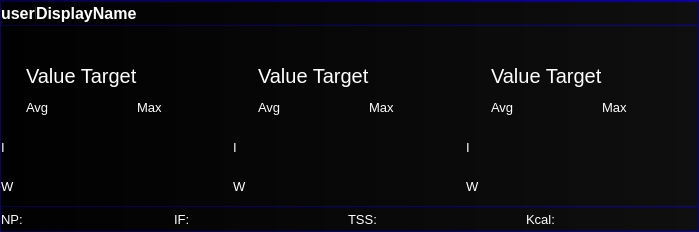
<?xml version="1.0" encoding="UTF-8"?>
<ui version="4.0">
 <class>UserStudioWidget</class>
 <widget class="QWidget" name="UserStudioWidget">
  <property name="geometry">
   <rect>
    <x>0</x>
    <y>0</y>
    <width>699</width>
    <height>232</height>
   </rect>
  </property>
  <property name="sizePolicy">
   <sizepolicy hsizetype="Preferred" vsizetype="Minimum">
    <horstretch>0</horstretch>
    <verstretch>0</verstretch>
   </sizepolicy>
  </property>
  <property name="windowTitle">
   <string>Form</string>
  </property>
  <property name="styleSheet">
   <string notr="true">#frameStudio {
   border-top: 1px solid qlineargradient(spread:pad, x1:0, y1:0, x2:1, y2:0, stop:0 rgba(7,0,62,255), stop:1 rgba(13, 0, 158, 255));
	border-left : 1px solid qlineargradient(spread:pad, x1:0, y1:0, x2:1, y2:0, stop:0 rgba(7,0,62,255), stop:1 rgba(13, 0, 158, 255));
 	border-right : 1px solid qlineargradient(spread:pad, x1:0, y1:0, x2:1, y2:0, stop:0 rgba(7,0,62,255), stop:1 rgba(13, 0, 158, 255));
	border-bottom: 1px solid qlineargradient(spread:pad, x1:0, y1:0, x2:1, y2:0, stop:0 rgba(7,0,62,255), stop:1 rgba(13, 0, 158, 255));

	background-color: qlineargradient(spread:pad, x1:0, y1:0, x2:1, y2:0, stop:0 rgba(1, 1, 1, 255), stop:1 rgba(15, 15, 15, 255));

	/*
background-color: qlineargradient(spread:pad, x1:0, y1:0, x2:1, y2:0, stop:0 rgba(229, 229, 229, 255), stop:1 rgba(255, 255, 255, 255));
*/
}

#frame_ident {
    border-top: 1px solid qlineargradient(spread:pad, x1:0, y1:0, x2:1, y2:0, stop:0 rgba(7,0,62,255), stop:1 rgba(13, 0, 158, 255));
	border-bottom: 1px solid qlineargradient(spread:pad, x1:0, y1:0, x2:1, y2:0, stop:0 rgba(7,0,62,255), stop:1 rgba(13, 0, 158, 255));
}

#frame_bottom {
    border-top: 1px solid qlineargradient(spread:pad, x1:0, y1:0, x2:1, y2:0, stop:0 rgba(7,0,62,255), stop:1 rgba(13, 0, 158, 255));
}


QLabel {
	color: white;
}
</string>
  </property>
  <layout class="QVBoxLayout" name="verticalLayout">
   <property name="spacing">
    <number>0</number>
   </property>
   <property name="leftMargin">
    <number>0</number>
   </property>
   <property name="topMargin">
    <number>0</number>
   </property>
   <property name="rightMargin">
    <number>0</number>
   </property>
   <property name="bottomMargin">
    <number>0</number>
   </property>
   <item>
    <widget class="QFrame" name="frameStudio">
     <property name="minimumSize">
      <size>
       <width>0</width>
       <height>0</height>
      </size>
     </property>
     <property name="frameShape">
      <enum>QFrame::StyledPanel</enum>
     </property>
     <property name="frameShadow">
      <enum>QFrame::Raised</enum>
     </property>
     <layout class="QVBoxLayout" name="verticalLayout_2">
      <property name="spacing">
       <number>0</number>
      </property>
      <property name="leftMargin">
       <number>0</number>
      </property>
      <property name="topMargin">
       <number>0</number>
      </property>
      <property name="rightMargin">
       <number>0</number>
      </property>
      <property name="bottomMargin">
       <number>0</number>
      </property>
      <item>
       <widget class="QFrame" name="frame_ident">
        <property name="minimumSize">
         <size>
          <width>0</width>
          <height>25</height>
         </size>
        </property>
        <property name="maximumSize">
         <size>
          <width>16777215</width>
          <height>25</height>
         </size>
        </property>
        <property name="frameShape">
         <enum>QFrame::NoFrame</enum>
        </property>
        <property name="frameShadow">
         <enum>QFrame::Raised</enum>
        </property>
        <property name="lineWidth">
         <number>0</number>
        </property>
        <layout class="QHBoxLayout" name="horizontalLayout_3">
         <property name="spacing">
          <number>0</number>
         </property>
         <property name="leftMargin">
          <number>0</number>
         </property>
         <property name="topMargin">
          <number>0</number>
         </property>
         <property name="rightMargin">
          <number>0</number>
         </property>
         <property name="bottomMargin">
          <number>0</number>
         </property>
         <item>
          <layout class="QHBoxLayout" name="horizontalLayout">
           <item>
            <widget class="QLabel" name="label_userID">
             <property name="sizePolicy">
              <sizepolicy hsizetype="Minimum" vsizetype="Preferred">
               <horstretch>0</horstretch>
               <verstretch>0</verstretch>
              </sizepolicy>
             </property>
             <property name="minimumSize">
              <size>
               <width>35</width>
               <height>0</height>
              </size>
             </property>
             <property name="maximumSize">
              <size>
               <width>35</width>
               <height>16777215</height>
              </size>
             </property>
             <property name="font">
              <font>
               <pointsize>12</pointsize>
               <weight>75</weight>
               <bold>true</bold>
              </font>
             </property>
             <property name="text">
              <string>userID</string>
             </property>
            </widget>
           </item>
           <item>
            <widget class="QLabel" name="label_displayName">
             <property name="font">
              <font>
               <pointsize>12</pointsize>
               <weight>75</weight>
               <bold>true</bold>
              </font>
             </property>
             <property name="text">
              <string>DisplayName</string>
             </property>
            </widget>
           </item>
           <item>
            <widget class="FaderLabel" name="label_resultTest">
             <property name="font">
              <font>
               <pointsize>10</pointsize>
               <weight>75</weight>
               <bold>true</bold>
              </font>
             </property>
             <property name="text">
              <string/>
             </property>
             <property name="alignment">
              <set>Qt::AlignRight|Qt::AlignTrailing|Qt::AlignVCenter</set>
             </property>
            </widget>
           </item>
          </layout>
         </item>
        </layout>
       </widget>
      </item>
      <item>
       <layout class="QHBoxLayout" name="horizontalLayout_2" stretch="1,1,1">
        <property name="spacing">
         <number>0</number>
        </property>
        <property name="leftMargin">
         <number>0</number>
        </property>
        <property name="rightMargin">
         <number>0</number>
        </property>
        <item>
         <widget class="QFrame" name="frame_power">
          <property name="frameShape">
           <enum>QFrame::NoFrame</enum>
          </property>
          <property name="frameShadow">
           <enum>QFrame::Raised</enum>
          </property>
          <property name="lineWidth">
           <number>0</number>
          </property>
          <layout class="QGridLayout" name="gridLayout_3">
           <property name="leftMargin">
            <number>0</number>
           </property>
           <property name="topMargin">
            <number>0</number>
           </property>
           <property name="rightMargin">
            <number>2</number>
           </property>
           <property name="bottomMargin">
            <number>0</number>
           </property>
           <property name="spacing">
            <number>0</number>
           </property>
           <item row="1" column="2">
            <widget class="QLabel" name="label_diffFromTargetPower">
             <property name="sizePolicy">
              <sizepolicy hsizetype="Preferred" vsizetype="Preferred">
               <horstretch>0</horstretch>
               <verstretch>0</verstretch>
              </sizepolicy>
             </property>
             <property name="minimumSize">
              <size>
               <width>0</width>
               <height>0</height>
              </size>
             </property>
             <property name="maximumSize">
              <size>
               <width>16777215</width>
               <height>16777215</height>
              </size>
             </property>
             <property name="font">
              <font>
               <family>Lucida Grande</family>
               <pointsize>15</pointsize>
              </font>
             </property>
             <property name="text">
              <string/>
             </property>
             <property name="alignment">
              <set>Qt::AlignLeading|Qt::AlignLeft|Qt::AlignVCenter</set>
             </property>
            </widget>
           </item>
           <item row="5" column="1">
            <widget class="QLabel" name="label_avgWorkoutPower">
             <property name="font">
              <font>
               <family>MS Shell Dlg 2</family>
               <pointsize>16</pointsize>
              </font>
             </property>
             <property name="text">
              <string/>
             </property>
            </widget>
           </item>
           <item row="5" column="2">
            <widget class="QLabel" name="label_maxWorkoutPower">
             <property name="font">
              <font>
               <family>MS Shell Dlg 2</family>
               <pointsize>16</pointsize>
              </font>
             </property>
             <property name="text">
              <string/>
             </property>
            </widget>
           </item>
           <item row="4" column="1">
            <widget class="QLabel" name="label_avgIntervalPower">
             <property name="sizePolicy">
              <sizepolicy hsizetype="Preferred" vsizetype="Preferred">
               <horstretch>0</horstretch>
               <verstretch>0</verstretch>
              </sizepolicy>
             </property>
             <property name="minimumSize">
              <size>
               <width>0</width>
               <height>0</height>
              </size>
             </property>
             <property name="font">
              <font>
               <family>MS Shell Dlg 2</family>
               <pointsize>16</pointsize>
              </font>
             </property>
             <property name="text">
              <string/>
             </property>
            </widget>
           </item>
           <item row="0" column="0">
            <widget class="QLabel" name="label_image_power">
             <property name="sizePolicy">
              <sizepolicy hsizetype="Fixed" vsizetype="Fixed">
               <horstretch>0</horstretch>
               <verstretch>0</verstretch>
              </sizepolicy>
             </property>
             <property name="minimumSize">
              <size>
               <width>25</width>
               <height>20</height>
              </size>
             </property>
             <property name="maximumSize">
              <size>
               <width>16777215</width>
               <height>16777215</height>
              </size>
             </property>
             <property name="text">
              <string/>
             </property>
             <property name="class" stdset="0">
              <string/>
             </property>
            </widget>
           </item>
           <item row="3" column="2">
            <widget class="QLabel" name="label_MaximumPowerTxt">
             <property name="minimumSize">
              <size>
               <width>50</width>
               <height>0</height>
              </size>
             </property>
             <property name="font">
              <font>
               <family>MS Shell Dlg 2</family>
               <pointsize>10</pointsize>
              </font>
             </property>
             <property name="text">
              <string>Max</string>
             </property>
            </widget>
           </item>
           <item row="4" column="0">
            <widget class="QLabel" name="label_AvgIntervalPowerTxt">
             <property name="sizePolicy">
              <sizepolicy hsizetype="Fixed" vsizetype="Preferred">
               <horstretch>0</horstretch>
               <verstretch>0</verstretch>
              </sizepolicy>
             </property>
             <property name="minimumSize">
              <size>
               <width>10</width>
               <height>0</height>
              </size>
             </property>
             <property name="font">
              <font>
               <family>MS Shell Dlg 2</family>
               <pointsize>10</pointsize>
              </font>
             </property>
             <property name="text">
              <string>I</string>
             </property>
            </widget>
           </item>
           <item row="5" column="0">
            <widget class="QLabel" name="label_WorkoutPowerTxt">
             <property name="sizePolicy">
              <sizepolicy hsizetype="Fixed" vsizetype="Preferred">
               <horstretch>0</horstretch>
               <verstretch>0</verstretch>
              </sizepolicy>
             </property>
             <property name="minimumSize">
              <size>
               <width>10</width>
               <height>0</height>
              </size>
             </property>
             <property name="font">
              <font>
               <family>MS Shell Dlg 2</family>
               <pointsize>10</pointsize>
              </font>
             </property>
             <property name="text">
              <string>W</string>
             </property>
            </widget>
           </item>
           <item row="3" column="1">
            <widget class="QLabel" name="label_AveragePowerTxt">
             <property name="minimumSize">
              <size>
               <width>50</width>
               <height>0</height>
              </size>
             </property>
             <property name="font">
              <font>
               <family>MS Shell Dlg 2</family>
               <pointsize>10</pointsize>
              </font>
             </property>
             <property name="text">
              <string>Avg</string>
             </property>
            </widget>
           </item>
           <item row="4" column="2">
            <widget class="QLabel" name="label_maxIntervalPower">
             <property name="minimumSize">
              <size>
               <width>0</width>
               <height>0</height>
              </size>
             </property>
             <property name="font">
              <font>
               <family>MS Shell Dlg 2</family>
               <pointsize>16</pointsize>
              </font>
             </property>
             <property name="text">
              <string/>
             </property>
            </widget>
           </item>
           <item row="1" column="1">
            <widget class="QLabel" name="label_targetPowerValue">
             <property name="sizePolicy">
              <sizepolicy hsizetype="Preferred" vsizetype="Fixed">
               <horstretch>0</horstretch>
               <verstretch>0</verstretch>
              </sizepolicy>
             </property>
             <property name="minimumSize">
              <size>
               <width>0</width>
               <height>25</height>
              </size>
             </property>
             <property name="font">
              <font>
               <family>MS Shell Dlg 2</family>
               <pointsize>15</pointsize>
              </font>
             </property>
             <property name="text">
              <string>Value Target</string>
             </property>
            </widget>
           </item>
           <item row="1" column="0">
            <widget class="QLabel" name="label_target">
             <property name="sizePolicy">
              <sizepolicy hsizetype="Fixed" vsizetype="Fixed">
               <horstretch>0</horstretch>
               <verstretch>0</verstretch>
              </sizepolicy>
             </property>
             <property name="minimumSize">
              <size>
               <width>15</width>
               <height>15</height>
              </size>
             </property>
             <property name="text">
              <string/>
             </property>
            </widget>
           </item>
           <item row="0" column="1" colspan="2">
            <widget class="QLabel" name="label_currentValuePower">
             <property name="sizePolicy">
              <sizepolicy hsizetype="Preferred" vsizetype="Preferred">
               <horstretch>0</horstretch>
               <verstretch>0</verstretch>
              </sizepolicy>
             </property>
             <property name="minimumSize">
              <size>
               <width>0</width>
               <height>0</height>
              </size>
             </property>
             <property name="maximumSize">
              <size>
               <width>16777215</width>
               <height>16777215</height>
              </size>
             </property>
             <property name="font">
              <font>
               <family>Lucida Grande</family>
               <pointsize>24</pointsize>
               <weight>50</weight>
               <bold>false</bold>
              </font>
             </property>
             <property name="text">
              <string/>
             </property>
            </widget>
           </item>
           <item row="1" column="3">
            <widget class="QLabel" name="label_spacer_power">
             <property name="sizePolicy">
              <sizepolicy hsizetype="Fixed" vsizetype="Fixed">
               <horstretch>0</horstretch>
               <verstretch>0</verstretch>
              </sizepolicy>
             </property>
             <property name="minimumSize">
              <size>
               <width>0</width>
               <height>25</height>
              </size>
             </property>
             <property name="text">
              <string/>
             </property>
            </widget>
           </item>
          </layout>
         </widget>
        </item>
        <item>
         <widget class="QFrame" name="frame_cadence">
          <property name="frameShape">
           <enum>QFrame::NoFrame</enum>
          </property>
          <property name="frameShadow">
           <enum>QFrame::Raised</enum>
          </property>
          <property name="lineWidth">
           <number>0</number>
          </property>
          <layout class="QGridLayout" name="gridLayout_2">
           <property name="leftMargin">
            <number>0</number>
           </property>
           <property name="topMargin">
            <number>0</number>
           </property>
           <property name="rightMargin">
            <number>2</number>
           </property>
           <property name="bottomMargin">
            <number>0</number>
           </property>
           <property name="spacing">
            <number>0</number>
           </property>
           <item row="3" column="2">
            <widget class="QLabel" name="label_MaximumCadenceTxt">
             <property name="minimumSize">
              <size>
               <width>50</width>
               <height>0</height>
              </size>
             </property>
             <property name="font">
              <font>
               <family>MS Shell Dlg 2</family>
               <pointsize>10</pointsize>
              </font>
             </property>
             <property name="text">
              <string>Max</string>
             </property>
            </widget>
           </item>
           <item row="6" column="0">
            <widget class="QLabel" name="label_WorkoutCadenceTxt">
             <property name="sizePolicy">
              <sizepolicy hsizetype="Fixed" vsizetype="Preferred">
               <horstretch>0</horstretch>
               <verstretch>0</verstretch>
              </sizepolicy>
             </property>
             <property name="minimumSize">
              <size>
               <width>10</width>
               <height>0</height>
              </size>
             </property>
             <property name="font">
              <font>
               <family>MS Shell Dlg 2</family>
               <pointsize>10</pointsize>
              </font>
             </property>
             <property name="text">
              <string>W</string>
             </property>
            </widget>
           </item>
           <item row="6" column="2">
            <widget class="QLabel" name="label_maxWorkoutCadence">
             <property name="font">
              <font>
               <family>MS Shell Dlg 2</family>
               <pointsize>16</pointsize>
              </font>
             </property>
             <property name="text">
              <string/>
             </property>
            </widget>
           </item>
           <item row="4" column="1">
            <widget class="QLabel" name="label_avgIntervalCadence">
             <property name="sizePolicy">
              <sizepolicy hsizetype="Preferred" vsizetype="Preferred">
               <horstretch>0</horstretch>
               <verstretch>0</verstretch>
              </sizepolicy>
             </property>
             <property name="minimumSize">
              <size>
               <width>0</width>
               <height>0</height>
              </size>
             </property>
             <property name="font">
              <font>
               <family>MS Shell Dlg 2</family>
               <pointsize>16</pointsize>
              </font>
             </property>
             <property name="text">
              <string/>
             </property>
            </widget>
           </item>
           <item row="4" column="2">
            <widget class="QLabel" name="label_maxIntervalCadence">
             <property name="minimumSize">
              <size>
               <width>0</width>
               <height>0</height>
              </size>
             </property>
             <property name="font">
              <font>
               <family>MS Shell Dlg 2</family>
               <pointsize>16</pointsize>
              </font>
             </property>
             <property name="text">
              <string/>
             </property>
            </widget>
           </item>
           <item row="0" column="0">
            <widget class="QLabel" name="label_image_cadence">
             <property name="sizePolicy">
              <sizepolicy hsizetype="Fixed" vsizetype="Fixed">
               <horstretch>0</horstretch>
               <verstretch>0</verstretch>
              </sizepolicy>
             </property>
             <property name="minimumSize">
              <size>
               <width>25</width>
               <height>20</height>
              </size>
             </property>
             <property name="maximumSize">
              <size>
               <width>16777215</width>
               <height>16777215</height>
              </size>
             </property>
             <property name="text">
              <string/>
             </property>
             <property name="class" stdset="0">
              <string/>
             </property>
            </widget>
           </item>
           <item row="3" column="1">
            <widget class="QLabel" name="label_AverageCadenceTxt">
             <property name="minimumSize">
              <size>
               <width>50</width>
               <height>0</height>
              </size>
             </property>
             <property name="font">
              <font>
               <family>MS Shell Dlg 2</family>
               <pointsize>10</pointsize>
              </font>
             </property>
             <property name="text">
              <string>Avg</string>
             </property>
            </widget>
           </item>
           <item row="4" column="0">
            <widget class="QLabel" name="label_AvgIntervalCadenceTxt">
             <property name="sizePolicy">
              <sizepolicy hsizetype="Fixed" vsizetype="Preferred">
               <horstretch>0</horstretch>
               <verstretch>0</verstretch>
              </sizepolicy>
             </property>
             <property name="minimumSize">
              <size>
               <width>10</width>
               <height>0</height>
              </size>
             </property>
             <property name="font">
              <font>
               <family>MS Shell Dlg 2</family>
               <pointsize>10</pointsize>
              </font>
             </property>
             <property name="text">
              <string>I</string>
             </property>
            </widget>
           </item>
           <item row="0" column="1" colspan="2">
            <widget class="QLabel" name="label_currentValueCadence">
             <property name="sizePolicy">
              <sizepolicy hsizetype="Preferred" vsizetype="Preferred">
               <horstretch>0</horstretch>
               <verstretch>0</verstretch>
              </sizepolicy>
             </property>
             <property name="minimumSize">
              <size>
               <width>0</width>
               <height>0</height>
              </size>
             </property>
             <property name="maximumSize">
              <size>
               <width>16777215</width>
               <height>16777215</height>
              </size>
             </property>
             <property name="font">
              <font>
               <family>Lucida Grande</family>
               <pointsize>24</pointsize>
               <weight>50</weight>
               <bold>false</bold>
              </font>
             </property>
             <property name="text">
              <string/>
             </property>
            </widget>
           </item>
           <item row="1" column="2">
            <widget class="QLabel" name="label_diffFromTargetCadence">
             <property name="sizePolicy">
              <sizepolicy hsizetype="Preferred" vsizetype="Preferred">
               <horstretch>0</horstretch>
               <verstretch>0</verstretch>
              </sizepolicy>
             </property>
             <property name="minimumSize">
              <size>
               <width>0</width>
               <height>0</height>
              </size>
             </property>
             <property name="maximumSize">
              <size>
               <width>16777215</width>
               <height>16777215</height>
              </size>
             </property>
             <property name="font">
              <font>
               <family>Lucida Grande</family>
               <pointsize>15</pointsize>
              </font>
             </property>
             <property name="text">
              <string/>
             </property>
            </widget>
           </item>
           <item row="6" column="1">
            <widget class="QLabel" name="label_avgWorkoutCadence">
             <property name="font">
              <font>
               <family>MS Shell Dlg 2</family>
               <pointsize>16</pointsize>
              </font>
             </property>
             <property name="text">
              <string/>
             </property>
            </widget>
           </item>
           <item row="1" column="1">
            <widget class="QLabel" name="label_targetCadenceValue">
             <property name="sizePolicy">
              <sizepolicy hsizetype="Preferred" vsizetype="Fixed">
               <horstretch>0</horstretch>
               <verstretch>0</verstretch>
              </sizepolicy>
             </property>
             <property name="minimumSize">
              <size>
               <width>0</width>
               <height>25</height>
              </size>
             </property>
             <property name="font">
              <font>
               <family>MS Shell Dlg 2</family>
               <pointsize>15</pointsize>
              </font>
             </property>
             <property name="text">
              <string>Value Target</string>
             </property>
            </widget>
           </item>
           <item row="1" column="0">
            <widget class="QLabel" name="label_target_2">
             <property name="sizePolicy">
              <sizepolicy hsizetype="Fixed" vsizetype="Fixed">
               <horstretch>0</horstretch>
               <verstretch>0</verstretch>
              </sizepolicy>
             </property>
             <property name="minimumSize">
              <size>
               <width>20</width>
               <height>20</height>
              </size>
             </property>
             <property name="text">
              <string/>
             </property>
            </widget>
           </item>
           <item row="1" column="3">
            <widget class="QLabel" name="label_spacer_cad">
             <property name="sizePolicy">
              <sizepolicy hsizetype="Fixed" vsizetype="Fixed">
               <horstretch>0</horstretch>
               <verstretch>0</verstretch>
              </sizepolicy>
             </property>
             <property name="minimumSize">
              <size>
               <width>0</width>
               <height>25</height>
              </size>
             </property>
             <property name="text">
              <string/>
             </property>
            </widget>
           </item>
          </layout>
         </widget>
        </item>
        <item>
         <widget class="QFrame" name="frame_hr">
          <property name="frameShape">
           <enum>QFrame::NoFrame</enum>
          </property>
          <property name="frameShadow">
           <enum>QFrame::Raised</enum>
          </property>
          <property name="lineWidth">
           <number>0</number>
          </property>
          <layout class="QGridLayout" name="gridLayout_5">
           <property name="leftMargin">
            <number>0</number>
           </property>
           <property name="topMargin">
            <number>0</number>
           </property>
           <property name="rightMargin">
            <number>2</number>
           </property>
           <property name="bottomMargin">
            <number>0</number>
           </property>
           <property name="spacing">
            <number>0</number>
           </property>
           <item row="0" column="0">
            <widget class="QLabel" name="label_image_hr">
             <property name="sizePolicy">
              <sizepolicy hsizetype="Fixed" vsizetype="Fixed">
               <horstretch>0</horstretch>
               <verstretch>0</verstretch>
              </sizepolicy>
             </property>
             <property name="minimumSize">
              <size>
               <width>25</width>
               <height>20</height>
              </size>
             </property>
             <property name="maximumSize">
              <size>
               <width>16777215</width>
               <height>16777215</height>
              </size>
             </property>
             <property name="text">
              <string/>
             </property>
             <property name="class" stdset="0">
              <string/>
             </property>
            </widget>
           </item>
           <item row="0" column="1" colspan="2">
            <widget class="QLabel" name="label_currentValueHr">
             <property name="sizePolicy">
              <sizepolicy hsizetype="Preferred" vsizetype="Preferred">
               <horstretch>0</horstretch>
               <verstretch>0</verstretch>
              </sizepolicy>
             </property>
             <property name="minimumSize">
              <size>
               <width>0</width>
               <height>0</height>
              </size>
             </property>
             <property name="maximumSize">
              <size>
               <width>16777215</width>
               <height>16777215</height>
              </size>
             </property>
             <property name="font">
              <font>
               <family>Lucida Grande</family>
               <pointsize>24</pointsize>
               <weight>50</weight>
               <bold>false</bold>
              </font>
             </property>
             <property name="text">
              <string/>
             </property>
            </widget>
           </item>
           <item row="6" column="1">
            <widget class="QLabel" name="label_avgWorkoutHr">
             <property name="font">
              <font>
               <family>MS Shell Dlg 2</family>
               <pointsize>16</pointsize>
              </font>
             </property>
             <property name="text">
              <string/>
             </property>
            </widget>
           </item>
           <item row="1" column="1">
            <widget class="QLabel" name="label_targetHrValue">
             <property name="sizePolicy">
              <sizepolicy hsizetype="Preferred" vsizetype="Fixed">
               <horstretch>0</horstretch>
               <verstretch>0</verstretch>
              </sizepolicy>
             </property>
             <property name="minimumSize">
              <size>
               <width>0</width>
               <height>25</height>
              </size>
             </property>
             <property name="font">
              <font>
               <family>MS Shell Dlg 2</family>
               <pointsize>15</pointsize>
              </font>
             </property>
             <property name="text">
              <string>Value Target</string>
             </property>
            </widget>
           </item>
           <item row="1" column="2">
            <widget class="QLabel" name="label_diffFromTargetHr">
             <property name="sizePolicy">
              <sizepolicy hsizetype="Preferred" vsizetype="Preferred">
               <horstretch>0</horstretch>
               <verstretch>0</verstretch>
              </sizepolicy>
             </property>
             <property name="minimumSize">
              <size>
               <width>0</width>
               <height>0</height>
              </size>
             </property>
             <property name="maximumSize">
              <size>
               <width>16777215</width>
               <height>16777215</height>
              </size>
             </property>
             <property name="font">
              <font>
               <family>Lucida Grande</family>
               <pointsize>15</pointsize>
              </font>
             </property>
             <property name="text">
              <string/>
             </property>
            </widget>
           </item>
           <item row="3" column="1">
            <widget class="QLabel" name="label_AverageHrTxt">
             <property name="minimumSize">
              <size>
               <width>50</width>
               <height>0</height>
              </size>
             </property>
             <property name="font">
              <font>
               <family>MS Shell Dlg 2</family>
               <pointsize>10</pointsize>
              </font>
             </property>
             <property name="text">
              <string>Avg</string>
             </property>
            </widget>
           </item>
           <item row="4" column="0">
            <widget class="QLabel" name="label_AvgIntervalHrTxt">
             <property name="sizePolicy">
              <sizepolicy hsizetype="Fixed" vsizetype="Preferred">
               <horstretch>0</horstretch>
               <verstretch>0</verstretch>
              </sizepolicy>
             </property>
             <property name="minimumSize">
              <size>
               <width>10</width>
               <height>0</height>
              </size>
             </property>
             <property name="font">
              <font>
               <family>MS Shell Dlg 2</family>
               <pointsize>10</pointsize>
              </font>
             </property>
             <property name="text">
              <string>I</string>
             </property>
            </widget>
           </item>
           <item row="6" column="0">
            <widget class="QLabel" name="label_WorkoutHrTxt">
             <property name="sizePolicy">
              <sizepolicy hsizetype="Fixed" vsizetype="Preferred">
               <horstretch>0</horstretch>
               <verstretch>0</verstretch>
              </sizepolicy>
             </property>
             <property name="minimumSize">
              <size>
               <width>10</width>
               <height>0</height>
              </size>
             </property>
             <property name="font">
              <font>
               <family>MS Shell Dlg 2</family>
               <pointsize>10</pointsize>
              </font>
             </property>
             <property name="text">
              <string>W</string>
             </property>
            </widget>
           </item>
           <item row="3" column="2">
            <widget class="QLabel" name="label_MaximumHrTxt">
             <property name="minimumSize">
              <size>
               <width>50</width>
               <height>0</height>
              </size>
             </property>
             <property name="font">
              <font>
               <family>MS Shell Dlg 2</family>
               <pointsize>10</pointsize>
              </font>
             </property>
             <property name="text">
              <string>Max</string>
             </property>
            </widget>
           </item>
           <item row="6" column="2">
            <widget class="QLabel" name="label_maxWorkoutHr">
             <property name="font">
              <font>
               <family>MS Shell Dlg 2</family>
               <pointsize>16</pointsize>
              </font>
             </property>
             <property name="text">
              <string/>
             </property>
            </widget>
           </item>
           <item row="4" column="2">
            <widget class="QLabel" name="label_maxIntervalHr">
             <property name="minimumSize">
              <size>
               <width>0</width>
               <height>0</height>
              </size>
             </property>
             <property name="font">
              <font>
               <family>MS Shell Dlg 2</family>
               <pointsize>16</pointsize>
              </font>
             </property>
             <property name="text">
              <string/>
             </property>
            </widget>
           </item>
           <item row="4" column="1">
            <widget class="QLabel" name="label_avgIntervalHr">
             <property name="sizePolicy">
              <sizepolicy hsizetype="Preferred" vsizetype="Preferred">
               <horstretch>0</horstretch>
               <verstretch>0</verstretch>
              </sizepolicy>
             </property>
             <property name="minimumSize">
              <size>
               <width>0</width>
               <height>0</height>
              </size>
             </property>
             <property name="font">
              <font>
               <family>MS Shell Dlg 2</family>
               <pointsize>16</pointsize>
              </font>
             </property>
             <property name="text">
              <string/>
             </property>
            </widget>
           </item>
           <item row="1" column="0">
            <widget class="QLabel" name="label_target_3">
             <property name="sizePolicy">
              <sizepolicy hsizetype="Fixed" vsizetype="Fixed">
               <horstretch>0</horstretch>
               <verstretch>0</verstretch>
              </sizepolicy>
             </property>
             <property name="minimumSize">
              <size>
               <width>20</width>
               <height>20</height>
              </size>
             </property>
             <property name="text">
              <string/>
             </property>
            </widget>
           </item>
           <item row="1" column="3">
            <widget class="QLabel" name="label_spacer_hr">
             <property name="sizePolicy">
              <sizepolicy hsizetype="Fixed" vsizetype="Fixed">
               <horstretch>0</horstretch>
               <verstretch>0</verstretch>
              </sizepolicy>
             </property>
             <property name="minimumSize">
              <size>
               <width>0</width>
               <height>25</height>
              </size>
             </property>
             <property name="text">
              <string/>
             </property>
            </widget>
           </item>
          </layout>
         </widget>
        </item>
       </layout>
      </item>
      <item>
       <widget class="QFrame" name="frame_bottom">
        <property name="minimumSize">
         <size>
          <width>0</width>
          <height>25</height>
         </size>
        </property>
        <property name="maximumSize">
         <size>
          <width>16777215</width>
          <height>25</height>
         </size>
        </property>
        <property name="frameShape">
         <enum>QFrame::NoFrame</enum>
        </property>
        <property name="frameShadow">
         <enum>QFrame::Raised</enum>
        </property>
        <property name="lineWidth">
         <number>0</number>
        </property>
        <layout class="QHBoxLayout" name="horizontalLayout_4">
         <property name="leftMargin">
          <number>0</number>
         </property>
         <property name="topMargin">
          <number>0</number>
         </property>
         <property name="rightMargin">
          <number>0</number>
         </property>
         <property name="bottomMargin">
          <number>0</number>
         </property>
         <item>
          <widget class="QLabel" name="label_npText">
           <property name="maximumSize">
            <size>
             <width>25</width>
             <height>16777215</height>
            </size>
           </property>
           <property name="font">
            <font>
             <pointsize>10</pointsize>
            </font>
           </property>
           <property name="toolTip">
            <string>Normalized Power</string>
           </property>
           <property name="text">
            <string>NP:</string>
           </property>
          </widget>
         </item>
         <item>
          <widget class="QLabel" name="label_np">
           <property name="font">
            <font>
             <pointsize>10</pointsize>
            </font>
           </property>
           <property name="toolTip">
            <string>Normalized Power</string>
           </property>
           <property name="text">
            <string/>
           </property>
          </widget>
         </item>
         <item>
          <widget class="QLabel" name="label_ifText">
           <property name="maximumSize">
            <size>
             <width>25</width>
             <height>16777215</height>
            </size>
           </property>
           <property name="font">
            <font>
             <pointsize>10</pointsize>
            </font>
           </property>
           <property name="toolTip">
            <string>Intensity Factor</string>
           </property>
           <property name="text">
            <string>IF:</string>
           </property>
          </widget>
         </item>
         <item>
          <widget class="QLabel" name="label_if">
           <property name="font">
            <font>
             <pointsize>10</pointsize>
            </font>
           </property>
           <property name="toolTip">
            <string>Intensity Factor</string>
           </property>
           <property name="text">
            <string/>
           </property>
          </widget>
         </item>
         <item>
          <widget class="QLabel" name="label_tssText">
           <property name="maximumSize">
            <size>
             <width>30</width>
             <height>16777215</height>
            </size>
           </property>
           <property name="font">
            <font>
             <pointsize>10</pointsize>
            </font>
           </property>
           <property name="toolTip">
            <string>Training Stress Score</string>
           </property>
           <property name="text">
            <string>TSS:</string>
           </property>
          </widget>
         </item>
         <item>
          <widget class="QLabel" name="label_tss">
           <property name="font">
            <font>
             <pointsize>10</pointsize>
            </font>
           </property>
           <property name="toolTip">
            <string>Training Stress Score</string>
           </property>
           <property name="text">
            <string/>
           </property>
          </widget>
         </item>
         <item>
          <widget class="QLabel" name="label_kcalText">
           <property name="maximumSize">
            <size>
             <width>30</width>
             <height>16777215</height>
            </size>
           </property>
           <property name="font">
            <font>
             <pointsize>10</pointsize>
            </font>
           </property>
           <property name="toolTip">
            <string>Kilocalorie</string>
           </property>
           <property name="text">
            <string>Kcal:</string>
           </property>
          </widget>
         </item>
         <item>
          <widget class="QLabel" name="label_kcal">
           <property name="font">
            <font>
             <pointsize>10</pointsize>
            </font>
           </property>
           <property name="toolTip">
            <string>Kilocalorie</string>
           </property>
           <property name="text">
            <string/>
           </property>
          </widget>
         </item>
        </layout>
       </widget>
      </item>
     </layout>
    </widget>
   </item>
  </layout>
 </widget>
 <customwidgets>
  <customwidget>
   <class>FaderLabel</class>
   <extends>QLabel</extends>
   <header>faderlabel.h</header>
  </customwidget>
 </customwidgets>
 <resources/>
 <connections/>
</ui>
